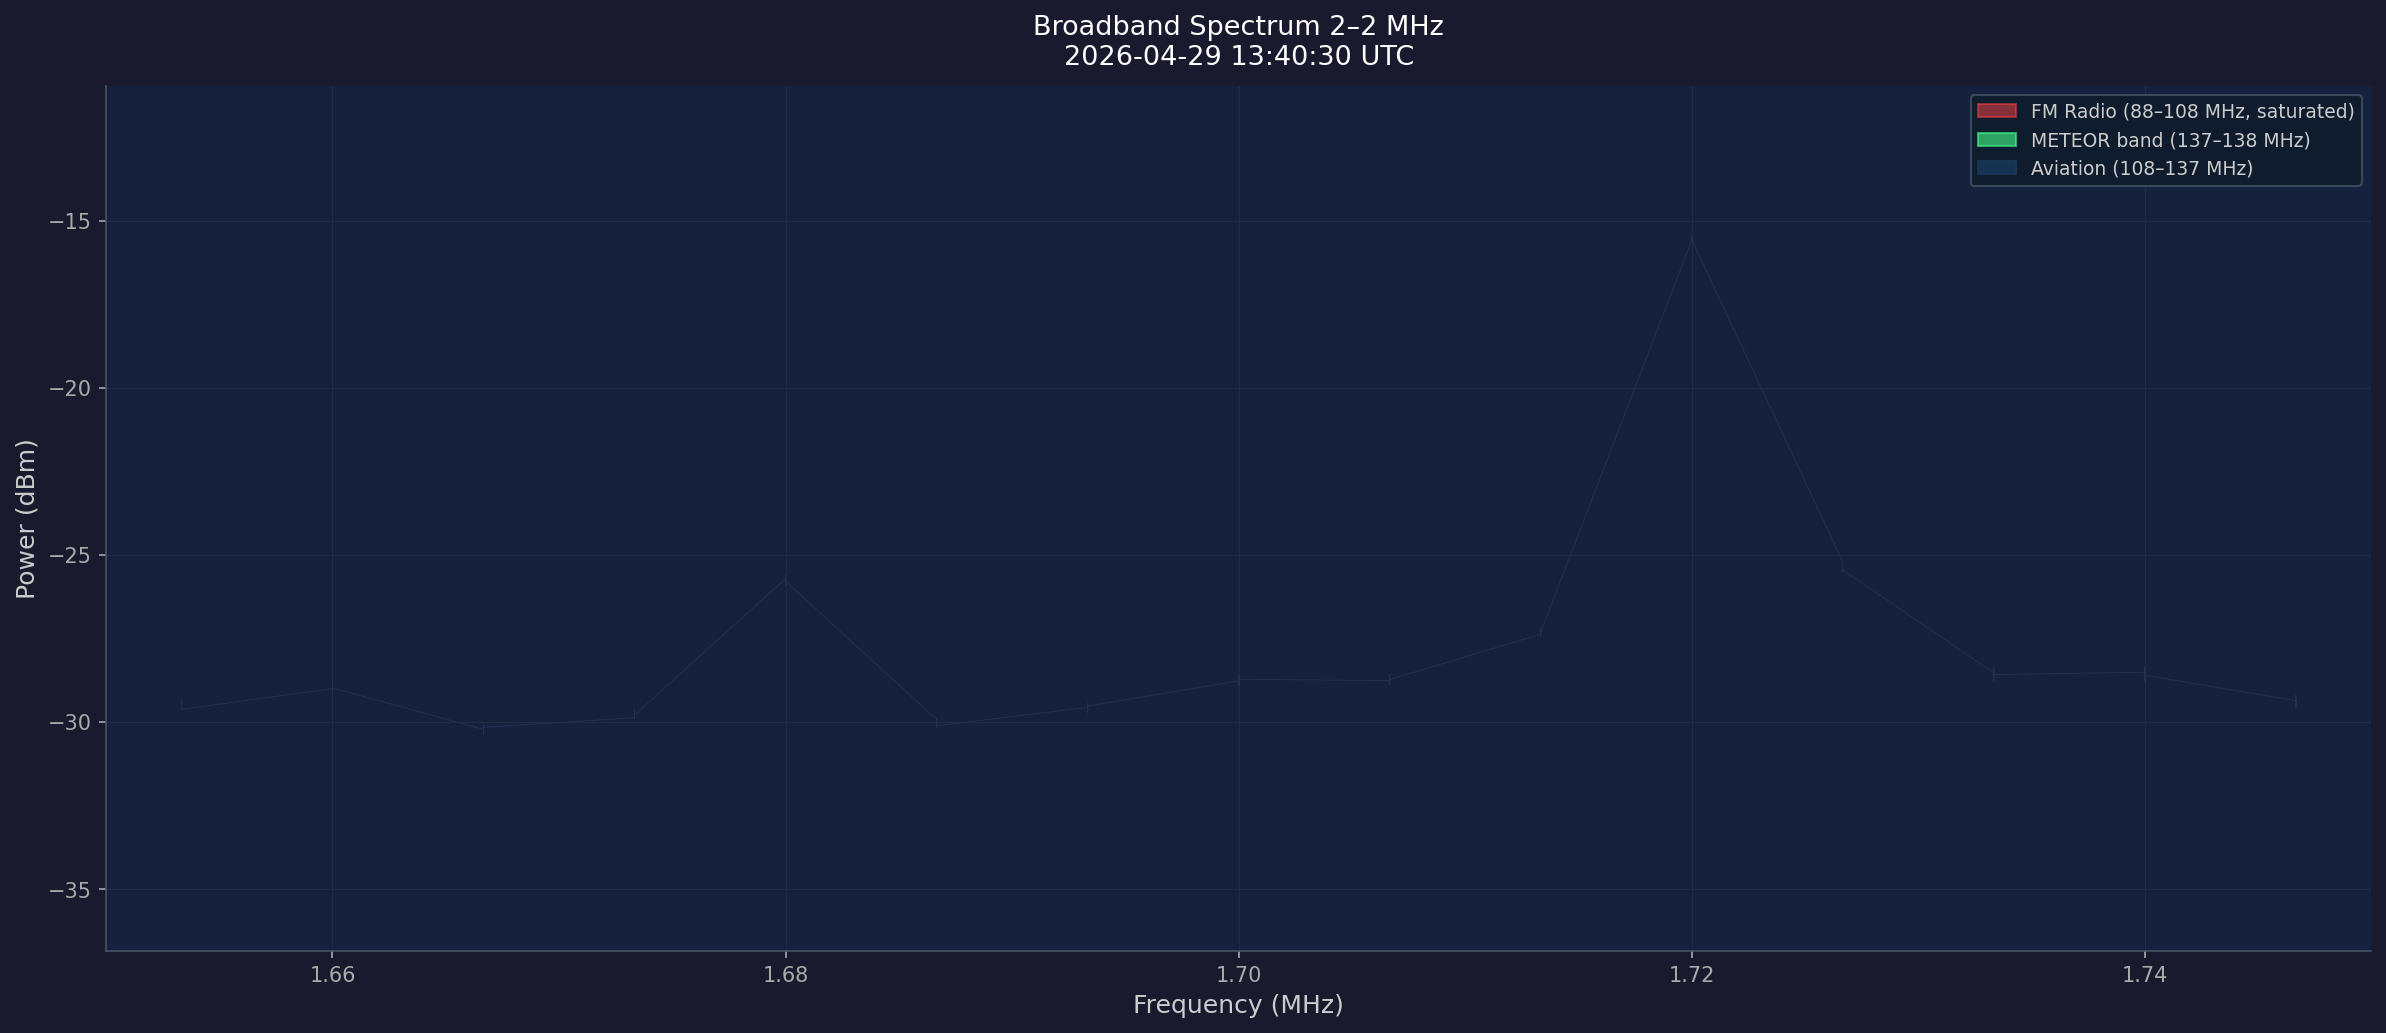

This figure's Python source:
#!/usr/bin/env python3
"""
broadband_spectrum.py — Record and plot a broadband RF spectrum using rtl_power.

Records a wideband spectrum scan using rtl-sdr hardware, then generates
a matplotlib visualization with band annotations and frequency markers.

Usage:
    python3 broadband_spectrum.py --fmin 80MHz --fmax 200MHz [options]

Examples:
    # Record 80-200 MHz for 5 minutes
    python3 broadband_spectrum.py --fmin 80MHz --fmax 200MHz --duration 300

    # Record METEOR band (137-138 MHz) for 2 minutes, custom output
    python3 broadband_spectrum.py --fmin 137MHz --fmax 139MHz --duration 120 -o meteor.png

    # Custom gain and title
    python3 broadband_spectrum.py --fmin 80MHz --fmax 200MHz --gain 40 --title "VHF Spectrum"

    # Mixed frequency units
    python3 broadband_spectrum.py --fmin 80000kHz --fmax 0.2GHz --duration 180

Options:
    --fmin FREQ         Start frequency (e.g., 80MHz, 80000kHz, 0.08GHz) [required]
    --fmax FREQ         End frequency (e.g., 200MHz, 200000kHz) [required]
    --gain GAIN         RTL-SDR gain in dB (default: 38.6)
    --duration SEC      Recording duration in seconds (default: 300)
    -o, --output FILE   Output PNG file (default: broadband_spectrum.png)
    --title TEXT        Custom plot title (default: auto-generated)
    -h, --help          Show this help message
"""

import argparse
import csv
import subprocess
import sys
import tempfile
import os
import numpy as np
import matplotlib
import matplotlib.patches as mpatches

BAND_ANNOTATIONS = [
    (80,   88,  '#2d4a1e', 'VHF Low'),
    (88,  108,  '#5c1a1a', 'FM Radio'),
    (108, 137,  '#1a3a5c', 'Aviation'),
    (137, 138,  '#2d5c1a', 'METEOR\n137–138'),
    (138, 144,  '#1a2d5c', 'VHF'),
    (144, 146,  '#3a1a5c', 'Amateur\n2m'),
    (146, 300,  '#1a2d3a', 'VHF/UHF'),
]

FREQ_MARKERS = [
    (100.0, 'FM peak'),
    (137.9, 'METEOR\n137.9 MHz'),
    (162.0, 'NOAA WX'),
]


def parse_frequency(freq_str: str) -> float:
    """Parse frequency string with units (Hz, kHz, MHz, GHz) into MHz.

    Examples:
        "137.9 MHz" → 137.9
        "137900 kHz" → 137.9
        "137900000 Hz" → 137.9
        "0.1379 GHz" → 137.9
        "80" → 80 (assumes MHz if no unit)

    Returns:
        Frequency in MHz (float)

    Raises:
        ValueError: If the frequency string cannot be parsed
    """
    freq_str = freq_str.strip().upper().replace(' ', '')

    # Try to extract value and unit
    for unit in ['GHZ', 'MHZ', 'KHZ', 'HZ']:
        if freq_str.endswith(unit):
            try:
                value = float(freq_str[:-len(unit)])
                if unit == 'GHZ':
                    return value * 1000.0
                elif unit == 'MHZ':
                    return value
                elif unit == 'KHZ':
                    return value / 1000.0
                elif unit == 'HZ':
                    return value / 1e6
            except ValueError:
                raise ValueError(f"Invalid frequency format: {freq_str}")

    # No unit found — assume MHz
    try:
        return float(freq_str)
    except ValueError:
        raise ValueError(f"Invalid frequency format: {freq_str}")


def parse_args():
    p = argparse.ArgumentParser(
        prog='broadband_spectrum.py',
        description='Record and plot a broadband RF spectrum using rtl_power.',
        formatter_class=argparse.RawDescriptionHelpFormatter,
        epilog=__doc__,
    )
    p.add_argument('--fmin', type=parse_frequency, required=True,
                   help='Start frequency (e.g., 80MHz, 80000kHz, 0.08GHz)')
    p.add_argument('--fmax', type=parse_frequency, required=True,
                   help='End frequency (e.g., 200MHz)')
    p.add_argument('--gain', type=float, default=38.6,
                   help='RTL-SDR gain in dB (default: 38.6)')
    p.add_argument('--duration', type=int, default=300, metavar='SECONDS',
                   help='Recording duration in seconds (default: 300 = 5 minutes)')
    p.add_argument('-o', '--output', default='broadband_spectrum.png',
                   help='Output PNG file (default: broadband_spectrum.png)')
    p.add_argument('--title', default=None,
                   help='Custom plot title (default: auto-generated)')
    return p.parse_args()


def record_spectrum(fmin_mhz: float, fmax_mhz: float, gain: float, duration: int, csv_path: str) -> bool:
    """Record broadband spectrum using rtl_power."""
    fmin_hz = int(fmin_mhz * 1e6)
    fmax_hz = int(fmax_mhz * 1e6)
    bin_width_hz = 10000  # 10 kHz bins

    freq_range = f"{fmin_hz}:{fmax_hz}:{bin_width_hz}"

    print(f"Recording {fmin_mhz:.1f}–{fmax_mhz:.1f} MHz for {duration} seconds ({duration//60}m {duration%60}s)...")
    print(f"  Frequency range: {freq_range}")
    print(f"  Gain: {gain} dB")

    try:
        cmd = [
            'timeout', str(duration),
            'rtl_power',
            '-f', freq_range,
            '-g', str(gain),
            '-i', '1',
            csv_path
        ]
        result = subprocess.run(cmd, capture_output=True, text=True)
        # Exit code 124 means timeout terminated the process — that's expected
        if result.returncode not in [0, 124]:
            print(f"[ERROR] rtl_power failed: exit code {result.returncode}", file=sys.stderr)
            if result.stderr:
                print(f"stderr: {result.stderr}", file=sys.stderr)
            return False
        print(f"Recording complete: {csv_path}")
        return True
    except FileNotFoundError:
        print(f"[ERROR] rtl_power not found. Install with: sudo apt install rtl-sdr", file=sys.stderr)
        return False


def load_csv(path: str):
    """Parse rtl_power CSV into arrays of (freq_mhz, power_dbm)."""
    freqs, powers = [], []
    timestamp = None
    with open(path, errors='replace') as f:
        for row in csv.reader(f):
            row = [x.strip() for x in row]
            if len(row) < 7:
                continue
            try:
                if timestamp is None:
                    timestamp = f"{row[0].strip()} {row[1].strip()}"
                freq_low  = float(row[2])
                freq_high = float(row[3])
                pwr_values = [float(x) for x in row[6:]]
            except ValueError:
                continue
            # Skip edge bins (rtl_power artefacts)
            pwr_values = pwr_values[1:-1]
            n = len(pwr_values)
            if n == 0:
                continue
            for i, p in enumerate(pwr_values):
                f_hz = freq_low + (i + 0.5) * (freq_high - freq_low) / n
                freqs.append(f_hz / 1e6)
                powers.append(p)
    freqs = np.array(freqs)
    powers = np.array(powers)
    idx = np.argsort(freqs)
    return freqs[idx], powers[idx], timestamp


def plot_spectrum(freqs, powers, args, timestamp):
    import matplotlib.pyplot as plt

    fmin = args.fmin
    fmax = args.fmax
    mask = (freqs >= fmin) & (freqs <= fmax)

    p_visible = powers[mask]
    p_margin = (p_visible.max() - p_visible.min()) * 0.1 if p_visible.size else 5
    ymin = p_visible.min() - p_margin - 5
    ymax = p_visible.max() + p_margin + 3

    title = args.title or f'Broadband Spectrum {fmin:.0f}–{fmax:.0f} MHz\n{timestamp} UTC'

    fig, ax = plt.subplots(figsize=(16, 7))
    fig.patch.set_facecolor('#1a1a2e')
    ax.set_facecolor('#16213e')

    # Band shading
    for b_start, b_end, color, label in BAND_ANNOTATIONS:
        if b_end < fmin or b_start > fmax:
            continue
        ax.axvspan(max(b_start, fmin), min(b_end, fmax), alpha=0.3, color=color, zorder=0)
        mid = (max(b_start, fmin) + min(b_end, fmax)) / 2
        ax.text(mid, ymin + 0.5, label, color='#aaaaaa', fontsize=7,
                ha='center', va='bottom',
                rotation=0 if (b_end - b_start) > 10 else 90)

    # Raw trace
    ax.plot(freqs[mask], powers[mask], color='#334466', linewidth=0.4, alpha=0.5, zorder=1)

    # FM fill
    fm = mask & (freqs >= 88) & (freqs <= 108)
    if fm.any():
        ax.fill_between(freqs[fm], ymin, powers[fm], color='#ff4444', alpha=0.3)

    # METEOR fill
    meteor = mask & (freqs >= 137) & (freqs <= 138)
    if meteor.any():
        ax.fill_between(freqs[meteor], ymin, powers[meteor], color='#44ff88', alpha=0.4)

    # Frequency markers
    for f_mark, label in FREQ_MARKERS:
        if not (fmin <= f_mark <= fmax):
            continue
        idx_m = np.argmin(np.abs(freqs - f_mark))
        p_at = powers[idx_m]
        ax.annotate(label,
                    xy=(f_mark, p_at),
                    xytext=(f_mark + (fmax - fmin) * 0.03, p_at + (ymax - ymin) * 0.07),
                    color='#ffcc44', fontsize=8,
                    arrowprops=dict(arrowstyle='->', color='#ffcc44', lw=0.8))

    ax.set_xlabel('Frequency (MHz)', color='#cccccc', fontsize=12)
    ax.set_ylabel('Power (dBm)', color='#cccccc', fontsize=12)
    ax.set_title(title, color='#ffffff', fontsize=13, pad=10)
    ax.set_xlim(fmin, fmax)
    ax.set_ylim(ymin, ymax)
    ax.tick_params(colors='#aaaaaa')
    for spine in ('bottom', 'left'):
        ax.spines[spine].set_color('#445566')
    ax.spines['top'].set_visible(False)
    ax.spines['right'].set_visible(False)
    ax.grid(True, color='#223344', linewidth=0.5, alpha=0.7)

    legend_elements = [
        mpatches.Patch(color='#ff4444', alpha=0.5, label='FM Radio (88–108 MHz, saturated)'),
        mpatches.Patch(color='#44ff88', alpha=0.6, label='METEOR band (137–138 MHz)'),
        mpatches.Patch(color='#1a3a5c', alpha=0.8, label='Aviation (108–137 MHz)'),
    ]
    ax.legend(handles=legend_elements, loc='upper right',
              facecolor='#0d1b2a', edgecolor='#445566',
              labelcolor='#cccccc', fontsize=9)

    plt.tight_layout()
    return fig


def main():
    args = parse_args()

    # Use non-interactive backend for batch processing
    matplotlib.use('Agg')
    import matplotlib.pyplot as plt

    # Create temporary CSV file
    with tempfile.NamedTemporaryFile(mode='w', suffix='.csv', delete=False) as tmp:
        csv_path = tmp.name

    try:
        # Record spectrum
        if not record_spectrum(args.fmin, args.fmax, args.gain, args.duration, csv_path):
            return 1

        # Load and plot
        print(f"Loading {csv_path}...")
        freqs, powers, timestamp = load_csv(csv_path)
        print(f"  {len(freqs)} data points, {freqs.min():.1f}–{freqs.max():.1f} MHz")

        fig = plot_spectrum(freqs, powers, args, timestamp)

        # Save plot
        fig.savefig(args.output, dpi=150, bbox_inches='tight', facecolor='#1a1a2e')
        print(f"Saved → {args.output}")

        return 0

    finally:
        # Clean up temporary CSV
        if os.path.exists(csv_path):
            os.unlink(csv_path)


if __name__ == '__main__':
    sys.exit(main())
